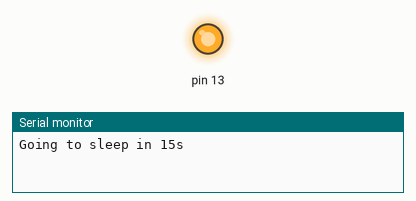
The sketch below on a simulated Arduino Uno, built with avr-gcc and run on an emulated ATmega328P. Parts: output pins drawn as LEDs (lit = HIGH), the last lines printed to the serial monitor. Sleep ends after the set time or at an interrupt. At 15.0 s the program stops and its outputs stay as they are.

Above: at 0.1 s.
At 15.1 s:
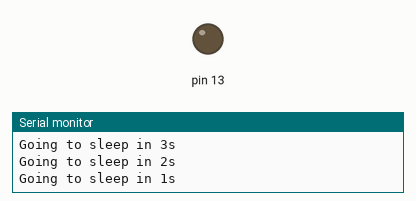
Timing chart, 0 to 16.5 s (numbered marks = the images above):
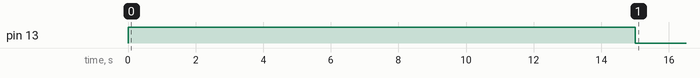

Measured:
- by itself, pin 13: LOW → HIGH at 0.00 s, → LOW 15.0 s later

The sketch:

testSleepOptimization.ino
```cpp
#include <avr/sleep.h>


#define ROT_A      0
#define ROT_B      1
#define ROT_PUSH   7

byte wakeUpPin = ROT_A;

void setup() {
  pinMode(13, OUTPUT);
  pinMode(wakeUpPin, INPUT_PULLUP);

  Serial.begin(9600);

  attachInterrupt (digitalPinToInterrupt(wakeUpPin), empty, CHANGE);
}

void empty() {};

void loop() {
  digitalWrite(13, HIGH);
  for (byte i = 15; i != 0; i--) {
    Serial.print("Going to sleep in ");
    Serial.print(i);
    Serial.println("s");
    delay(1000);
  }
  digitalWrite(13, LOW);
  sleepNow();
  Serial.println("Awake");
}


void sleepNow () {
  set_sleep_mode (SLEEP_MODE_PWR_DOWN);

  // No optimization: 0.84 mA

  // Disable ADC: 0.73 mA
  ADCSRA &= ~(1 << ADEN);

  cli();
  sleep_enable();
  sei();
  sleep_cpu();
  sleep_disable();

  ADCSRA |= (1 << ADEN); // enable A/D

}
```
